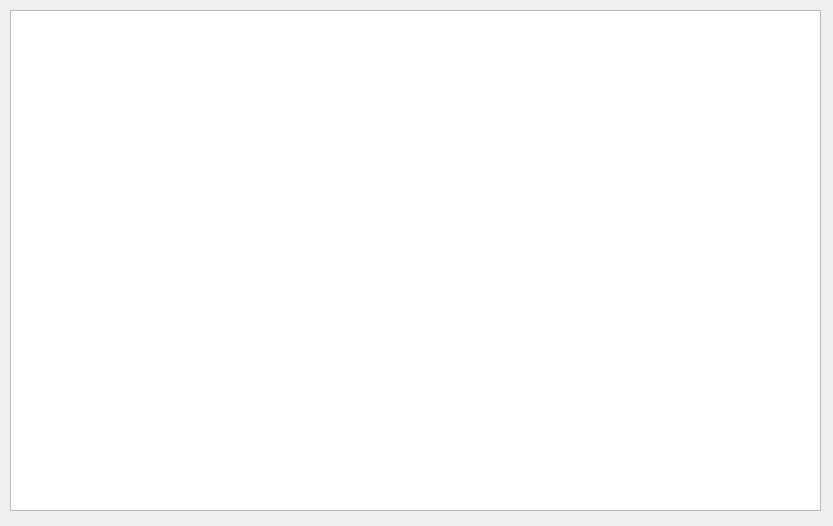
<?xml version="1.0" encoding="UTF-8"?>
<ui version="4.0">
 <class>SystemLogWindow</class>
 <widget class="QWidget" name="SystemLogWindow">
  <property name="geometry">
   <rect>
    <x>0</x>
    <y>0</y>
    <width>833</width>
    <height>526</height>
   </rect>
  </property>
  <property name="windowTitle">
   <string>Form</string>
  </property>
  <widget class="QTableView" name="tableView">
   <property name="geometry">
    <rect>
     <x>10</x>
     <y>10</y>
     <width>811</width>
     <height>501</height>
    </rect>
   </property>
  </widget>
 </widget>
 <resources/>
 <connections/>
</ui>
